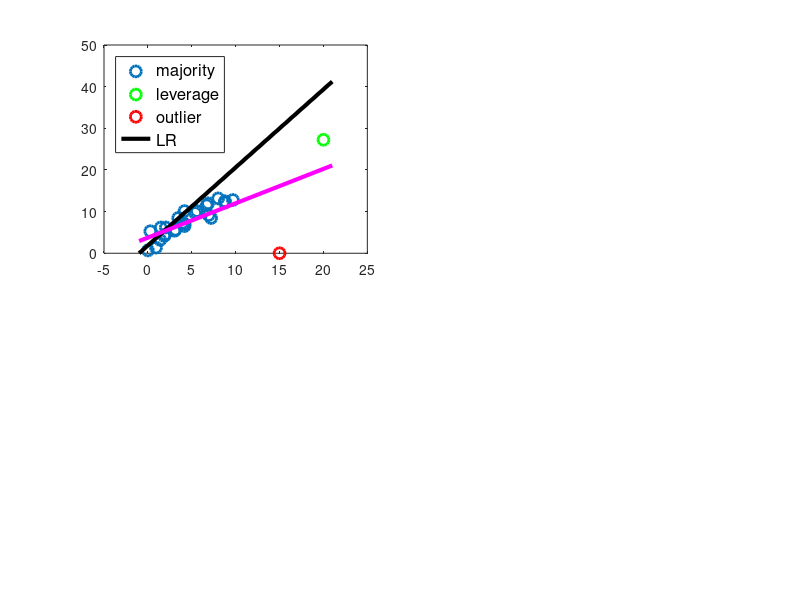

Reproduce this figure in MATLAB. (Note: this script raises an error after producing the figure.)
function lrTemplate()
    load demoSynLR.mat
    
    %%
    % your codes here
    figureLR = figure(1);
    set(figureLR,'Position',[100, 100, 1000, 800]);
    X1= [ones(length(data1.x),1) data1.x];
    w1A=X1\data1.y;
    w1B=lrFit(data1.x, data1.y);
    plotLRline(figureLR, 1, w1A(1:2), w1B, data1.x, data1.y);
    X2= [ones(length(data2.x),1) data2.x];
    w2A=X2\data2.y;
    w2B=lrFit(data2.x, data2.y);
    plotLRline(figureLR, 2, w2A(1:2), w2B, data2.x, data2.y);
    X3= [ones(length(data3.x),1) data3.x];
    w3A=X3\data3.y;
    w3B=lrFit(data3.x, data3.y);
    plotLRline(figureLR, 3, w3A(1:2), w3B, data3.x, data3.y);
    X4= [ones(length(data4.x),1) data4.x];
    w4A=X4\data4.y;
    w4B=lrFit(data4.x, data4.y);
    plotLRline(figureLR, 4, w4A(1:2), w4B, data1.x, data1.y);
    
    
    figureLambda = figure(2);
    set(figureLambda,'Position',[100, 100, 1000, 800]);
    w11=lambdacalculation(data1.x,data1.y,0.1);
    w12=lambdacalculation(data1.x,data1.y,1);
    w13=lambdacalculation(data1.x,data1.y,10);
    w21=lambdacalculation(data2.x,data2.y,0.1);
    w22=lambdacalculation(data2.x,data2.y,1);
    w23=lambdacalculation(data2.x,data2.y,10);
    w31=lambdacalculation(data3.x,data3.y,0.1);
    w32=lambdacalculation(data3.x,data3.y,1);
    w33=lambdacalculation(data3.x,data3.y,10);
    w41=lambdacalculation(data4.x,data3.y,0.1);
    w42=lambdacalculation(data4.x,data3.y,1);
    w43=lambdacalculation(data4.x,data3.y,10);
    plotLambdaLines(figureLambda,1,w1A(1:2),w11,data1.x,data1.y);
    plotLambdaLines(figureLambda,1,w1A(1:2),w12,data1.x,data1.y);
    plotLambdaLines(figureLambda,1,w1A(1:2),w13,data1.x,data1.y);
    plotLambdaLines(figureLambda,2,w2A(1:2),w21,data2.x,data2.y);
    plotLambdaLines(figureLambda,2,w2A(1:2),w22,data2.x,data2.y);
    plotLambdaLines(figureLambda,2,w2A(1:2),w23,data2.x,data2.y);
    plotLambdaLines(figureLambda,3,w3A(1:2),w31,data3.x,data3.y);
    plotLambdaLines(figureLambda,3,w3A(1:2),w32,data3.x,data3.y);
    plotLambdaLines(figureLambda,3,w3A(1:2),w33,data3.x,data3.y);
    plotLambdaLines(figureLambda,4,w4A(1:2),w41,data4.x,data4.y);
    plotLambdaLines(figureLambda,4,w4A(1:2),w42,data4.x,data4.y);
    plotLambdaLines(figureLambda,4,w4A(1:2),w43,data4.x,data4.y);
        
    
    h1=leverage(data1.x);
    h2=leverage(data2.x);
    h3=leverage(data3.x);
    h4=leverage(data4.x);
    t1=studentized(data1.x,data1.y,w1B,h1);
    t2=studentized(data2.x,data2.y,w2B,h2);
    t3=studentized(data3.x,data3.y,w3B,h3);
    t4=studentized(data4.x,data4.y,w4B,h4);
    d1=cookDist(h1,t1,2);
    d2=cookDist(h2,t2,2);
    d3=cookDist(h3,t3,2);
    d4=cookDist(h4,t4,2);   
    figureSample = figure(3);
    set(figureSample,'Position',[100, 100, 1000, 800]);
    plotSamples(figureSample, 1, data1.x, data1.y, h1, t1, d1);
    plotSamples(figureSample, 2, data2.x, data2.y, h2, t2, d2);
    plotSamples(figureSample, 3, data3.x, data3.y, h3, t3, d3);
    plotSamples(figureSample, 4, data4.x, data4.y, h4, t4, d4);
    
    
    %%
    %     demo of TA's plot functions
    %     figureLR = figure(1);
    %     set(figureLR,'Position',[100, 100, 1000, 800]);
    %     plotLRline(figureLR, 1, w1A, w1B, data1.x, data1.y);
    %     plotLRline(figureLR, 2, w2A, w2B, data2.x, data2.y);
    %     plotLRline(figureLR, 3, w3A, w3B, data3.x, data3.y);
    %     plotLRline(figureLR, 4, w4A, w4B, data4.x, data4.y);
    %     
    %     figureSample = figure(2);
    %     set(figureSample,'Position',[100, 100, 1000, 800]);
    %     plotSamples(figureSample, 1, data1.x, data1.y, h1, t1, d1);
    %     plotSamples(figureSample, 2, data2.x, data2.y, h2, t2, d2);
    %     plotSamples(figureSample, 3, data3.x, data3.y, h3, t3, d3);
    %     plotSamples(figureSample, 4, data4.x, data4.y, h4, t4, d4);
end

function w3=lambdacalculation(dataX,dataY,lambda)
I=eye(size(dataX,2));
w3=pinv((dataX' * dataX)+(lambda*I))*(dataX'*dataY);
end

function r = heldoutResidual(w, dataValX, dataValY)
% evaluate/calculate the residual on heldout data
% your code here
yfit = polyval(w,dataValX);
r = dataValY - yfit;
end

function w = lrFit(dataX,dataY)
% fit the linear regression parameters    
% your code here
w = dataX\dataY;
end

function h = leverage(dataX)
% calculate leverage of every sample    
% your code here
h = dataX * pinv( dataX' * dataX) * dataX';
end

function t = studentized(dataX,dataY,w,h)
% calculate studentized residual for every sample
% your code here
t = (abs(dataY - (dataX*w))) / ((std(dataX(:,2))) *(sqrt( 1 - diag(h))));

end

function d = cookDist(h,t,k)
% calculate cook's distance for every sample
% your code here
d = (( h./(1-h) )) * ((t *t )/k);
end

function plotLRline(figureLR, subPID, w1, w2, dataX, dataY)
% [dataX, dataY]: coordinates of data samples
% w: the linear regresison parameters

    w1 = transpose(w1(:));
    w2 = transpose(w2(:));
    dataY = dataY(:);
    if size(dataX,1)~=length(dataY)
        dataX=dataX';
    end
    if size(dataX,1)~=length(dataY)
        error('data size inconsistent');
    end
    
    bl = [min(dataX(:,2))-1, min(dataY)-1];
    ur = [max(dataX(:,2))+1, max(dataY)+1];
    figure(figureLR)
    subplot(2,2,subPID), plot(dataX(1:end-2,2), dataY(1:end-2),'o','MarkerSize',8,'LineWidth',2);
    hold on, 
    plot(dataX(end-1,2), dataY(end-1),'go','MarkerSize',8,'LineWidth',2);
    plot(dataX(end,2), dataY(end),'ro','MarkerSize',8,'LineWidth',2);
    plot([bl(1), ur(1)], [w1*[1;bl(1)], w1*[1;ur(1)]],'k-','lineWidth',3);
    plot([bl(1), ur(1)], [w2*[1;bl(1)], w2*[1;ur(1)]],'m-','lineWidth',3);
    hleg = legend('majority','leverage','outlier','LR');
    set(hleg,'Location','NorthWest','FontSize',12,'FontWeight','Demi');
    title(['(' num2str(subPID), ')'],'FontSize',12,'FontWeight','Demi')
    xlabel('x','FontSize',15,'FontWeight','Demi')
    ylabel('y','FontSize',15,'FontWeight','Demi')
end

function plotSamples(figureLR, subPID, dataX, dataY, h, t, d)
% h, t, d: 
%   leverage, studentized_residual, cook's distance of samples
    [~, idxH] = max(h);
    [~, idxT] = max(t);
    [~, idxD] = max(d);
    
    dataY = dataY(:);
    if size(dataX,1)~=length(dataY)
        dataX=dataX';
    end
    if size(dataX,1)~=length(dataY)
        error('data size inconsistent');
    end
    
    figure(figureLR)
    subplot(2,2,subPID), plot(dataX(1:end-2,2), dataY(1:end-2),'o','MarkerSize',8,'LineWidth',2);
    hold on, 
    plot(dataX(end-1,2), dataY(end-1),'go','MarkerSize',8,'LineWidth',2);
    plot(dataX(end,2), dataY(end),'ro','MarkerSize',8,'LineWidth',2);
    plot(dataX(idxH(1),2), dataY(idxH(1)), 'cd','MarkerSize',12,'LineWidth',3);
    plot(dataX(idxT(1),2), dataY(idxT(1)), 'ms','MarkerSize',12,'LineWidth',3);
    plot(dataX(idxD(1),2), dataY(idxD(1)), 'k>','MarkerSize',12,'LineWidth',3);
    hleg = legend('majority','leverage','outlier','max-H','max-T','max-Cook');
    set(hleg,'Location','NorthWest','FontSize',12,'FontWeight','Demi');
    title(['(', num2str(subPID), ')'],'FontSize',12,'FontWeight','Demi')
    xlabel('x','FontSize',15,'FontWeight','Demi')
    ylabel('y','FontSize',15,'FontWeight','Demi')
end

function plotLambdaLines(figureLambda, subPID, w1, w2, dataX, dataY)
% [dataX, dataY]: coordinates of data samples
% w: the linear regresison parameters

    w1 = transpose(w1(:));
    w2 = transpose(w2(:));
    dataY = dataY(:);
    if size(dataX,1)~=length(dataY)
        dataX=dataX';
    end
    if size(dataX,1)~=length(dataY)
        error('data size inconsistent');
    end
    
    bl = [min(dataX(:,2))-1, min(dataY)-1];
    ur = [max(dataX(:,2))+1, max(dataY)+1];
    figure(figureLambda)
    subplot(2,2,subPID), 
    hold on;
    plot(dataX(1:end-2,2), dataY(1:end-2),'o','MarkerSize',8,'LineWidth',2);
    hold on; 
    plot(dataX(end-1,2), dataY(end-1),'go','MarkerSize',8,'LineWidth',2);
    hold on;
    plot(dataX(end,2), dataY(end),'ro','MarkerSize',8,'LineWidth',2);
    hold on;
    plot([bl(1), ur(1)], [w1*[1;bl(1)], w1*[1;ur(1)]],'k-','lineWidth',3);
    hold on;
    plot([bl(1), ur(1)], [w2*[1;bl(1)], w2*[1;ur(1)]],'m-','lineWidth',3);
    hold on;
    hleg = legend('majority','leverage','outlier','Lambda');
    set(hleg,'Location','NorthWest','FontSize',12,'FontWeight','Demi');
    title(['(' num2str(subPID), ')'],'FontSize',12,'FontWeight','Demi')
    xlabel('x','FontSize',15,'FontWeight','Demi')
    ylabel('y','FontSize',15,'FontWeight','Demi')
end